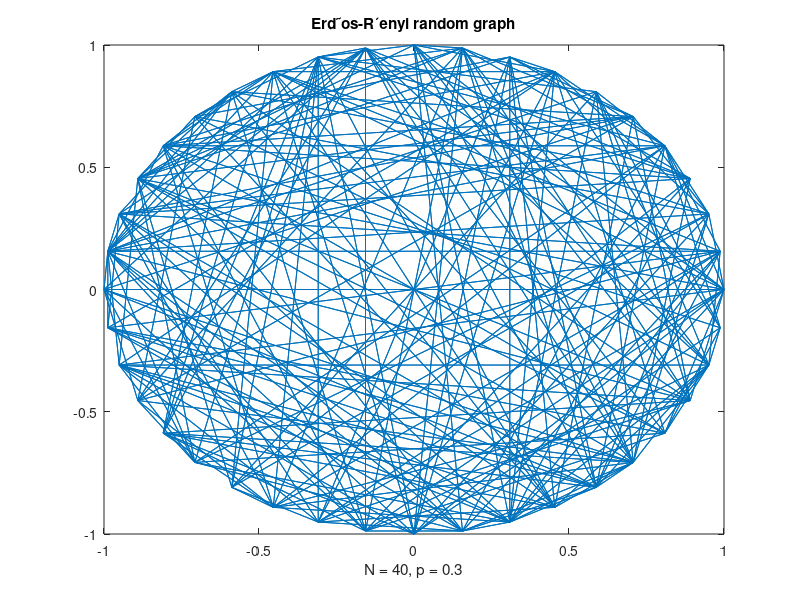
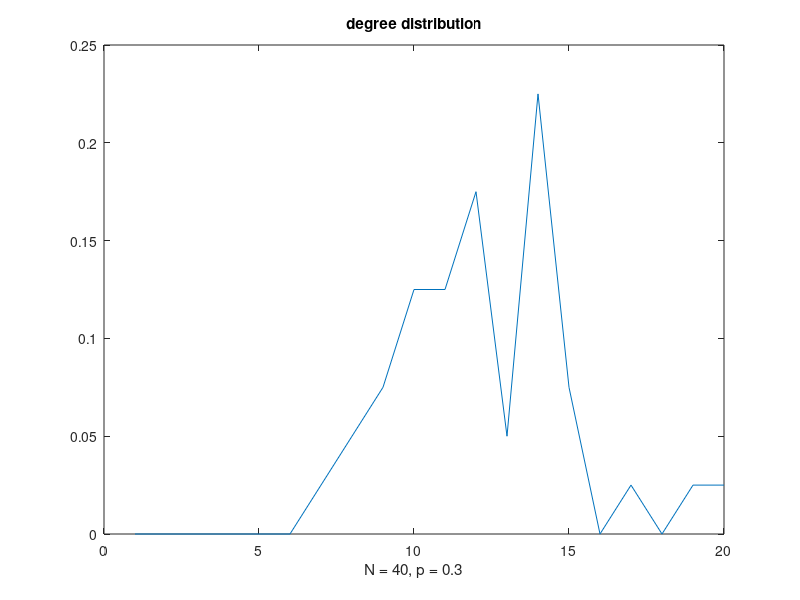

MATLAB code to generate these figures, in order:
% Home assignment 4 - Simulation of complex systems
% recommended commands: gplot and sparse
clear all
clc
tic
%task 1 - Erdos-Reniy model
N = 40;         %nbr of nodes
p = 0.3;        %probability of connecting nodes
% A = sparse(N,N); %ajacancy matrix
k = 1:N;
randConnections = rand(N,N);
randConnections = triu(randConnections);
randConnections = randConnections + randConnections'; %make symmetric
[x,y] = find(randConnections < p);
z = ones(1,length(x));
A = sparse(x,y,z);

a = toc
% full(sum(sum(A),2))/2   %divided by two because there are two contributions from each edge (symmetric)
% p*N*(N-1)/2


%Create circular points
angleStep = 2*pi/N;
coordinates = [cos(angleStep*k); sin(angleStep*k)];
gplot(A, coordinates')
title('Erd˜os-R´enyi random graph')
xlabel(['N = ' num2str(N) ', p = ' num2str(p)])

tic
%Distribution
distr = full(sum(A,2));
x = zeros(1, max(distr) );
for i = 1:max(distr)
    x(i) = sum(distr == i);
end
x = x/sum(x);
b = toc
%theoretical distribution
tic
kMin = 3000;
kMax = ceil(N/2);
k = kMin:kMax;
P = zeros(1,kMax-kMin+1);
n = N-1;
for k =kMin:kMax
    P(k-kMin+1) = binopdf(k, n, p);
end
c = toc
hold off
figure(2)
% histogram(distr, 'Normalization','probability')
plot(1:length(x), x)
hold on
plot([kMin:kMax], P, 'r')
title('degree distribution')
xlabel(['N = ' num2str(N) ', p = ' num2str(p)])
tot = a+b+c